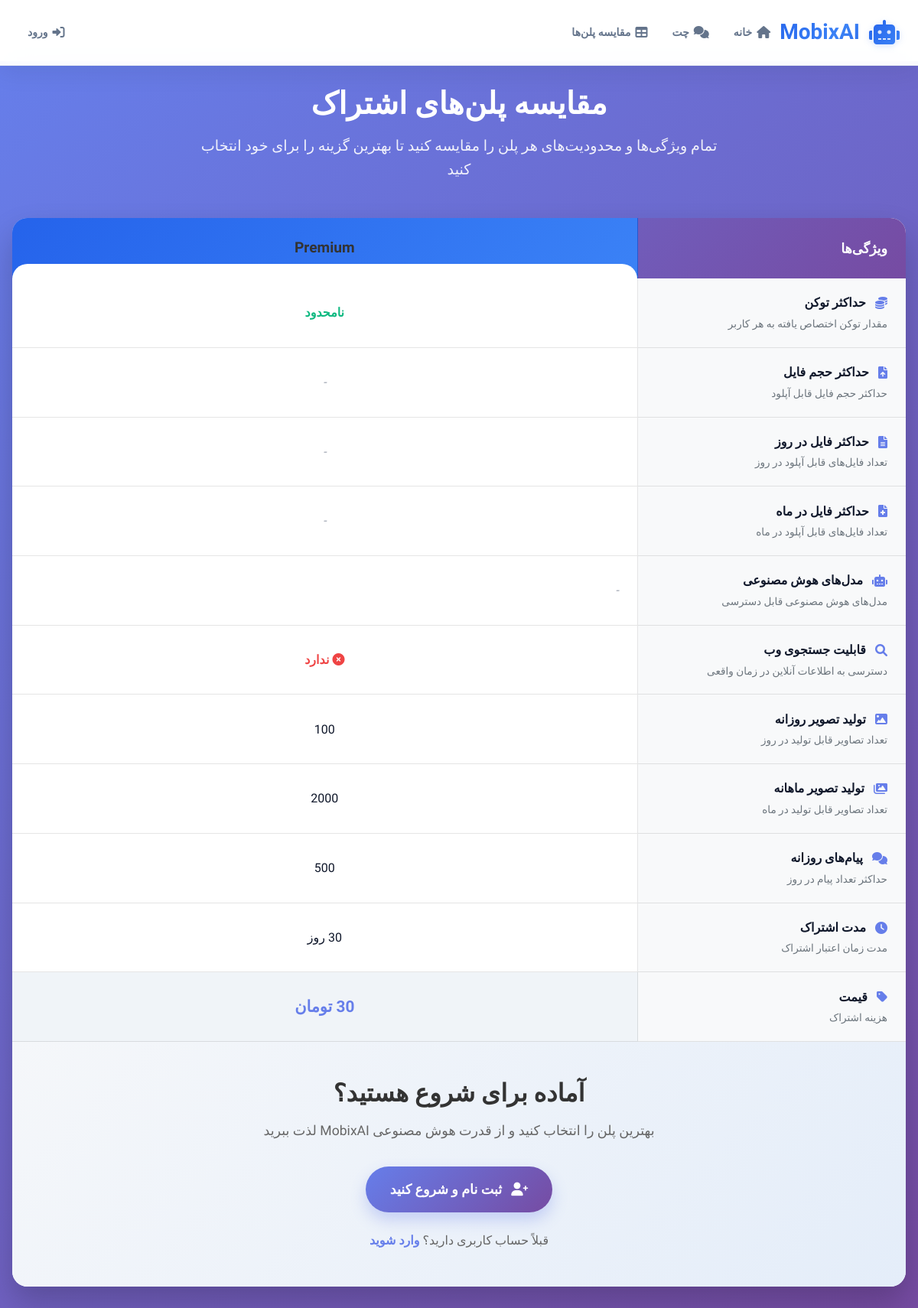
The app's page /subscriptions/comparison/, older data.
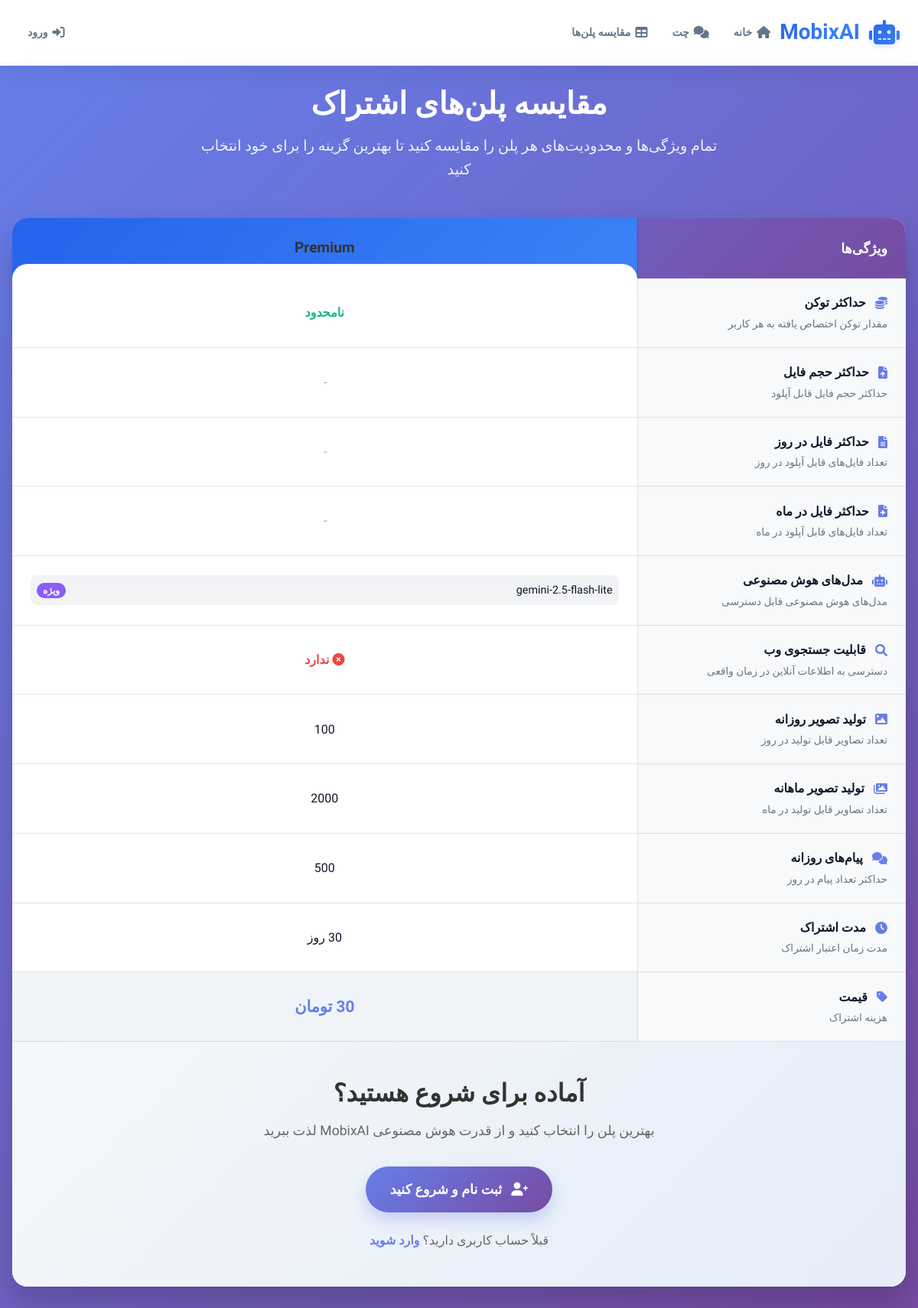
The same page, newer data.
### subscriptions/models.py (models this page shows, shortened)
class SubscriptionType(models.Model):
    name = models.CharField(max_length=50, unique=True)
    description = models.TextField(blank=True)
    price = models.DecimalField(max_digits=10, decimal_places=2, default=0)
    duration_days = models.IntegerField(default=30, help_text="Subscription duration in days")
    sku = models.CharField(max_length=50, unique=True, help_text="Stock Keeping Unit for the subscription")
    max_tokens = models.IntegerField(default=0, help_text="Maximum tokens allowed for this subscription (0 for unlimited)")
    max_tokens_free = models.IntegerField(default=0, help_text="Maximum free tokens allowed for this subscription (0 for unlimited)")
    max_openrouter_cost_usd = models.DecimalField(
        max_digits=10,
        decimal_places=2,
        default=0,
        help_text="Maximum OpenRouter API cost in USD allowed for this subscription (0 for unlimited)"
    )
    hourly_max_messages = models.IntegerField(default=0, help_text="Maximum messages per hour (0 for unlimited)")
    hourly_max_tokens = models.IntegerField(default=0, help_text="Maximum tokens per hour (0 for unlimited)")
    three_hours_max_messages = models.IntegerField(default=0, help_text="Maximum messages per 3 hours (0 for unlimited)")
    three_hours_max_tokens = models.IntegerField(default=0, help_text="Maximum tokens per 3 hours (0 for unlimited)")
    twelve_hours_max_messages = models.IntegerField(default=0, help_text="Maximum messages per 12 hours (0 for unlimited)")
    twelve_hours_max_tokens = models.IntegerField(default=0, help_text="Maximum tokens per 12 hours (0 for unlimited)")
    daily_max_messages = models.IntegerField(default=0, help_text="Maximum messages per day (0 for unlimited)")
    daily_max_tokens = models.IntegerField(default=0, help_text="Maximum tokens per day (0 for unlimited)")
    weekly_max_messages = models.IntegerField(default=0, help_text="Maximum messages per week (0 for unlimited)")
    weekly_max_tokens = models.IntegerField(default=0, help_text="Maximum tokens per week (0 for unlimited)")
    monthly_max_messages = models.IntegerField(default=0, help_text="Maximum messages per month (0 for unlimited)")
    monthly_max_tokens = models.IntegerField(default=0, help_text="Maximum tokens per month (0 for unlimited)")
    monthly_free_model_messages = models.IntegerField(default=0, help_text="Maximum free model messages per month (0 for unlimited)")
    monthly_free_model_tokens = models.IntegerField(default=0, help_text="Maximum free model tokens per month (0 for unlimited)")
    daily_image_generation_limit = models.IntegerField(default=10, help_text="Maximum images that can be generated per day (0 for unlimited)")
    weekly_image_generation_limit = models.IntegerField(default=50, help_text="Maximum images that can be generated per week (0 for unlimited)")
    monthly_image_generation_limit = models.IntegerField(default=200, help_text="Maximum images that can be generated per month (0 for unlimited)")
    is_active = models.BooleanField(default=True)
    created_at = models.DateTimeField(default=timezone.now)
    class Meta:
        db_table = 'subscription_types'

### ai_models/models.py (models this page shows, shortened)
class ModelSubscription(models.Model):
    ai_model = models.ForeignKey(AIModel, on_delete=models.CASCADE, related_name='subscriptions')
    subscription_types = models.ManyToManyField('subscriptions.SubscriptionType', related_name='ai_models')
    class Meta:
        db_table = 'model_subscriptions'

class AIModel(models.Model):
    MODEL_TYPES = [
        ('text', 'Text Generation'),
        ('image', 'Image Generation'),
    ]
    name = models.CharField(max_length=100)
    model_id = models.CharField(max_length=100, unique=True)  # OpenRouter model ID
    description = models.TextField(blank=True)
    model_type = models.CharField(max_length=10, choices=MODEL_TYPES, default='text')
    is_active = models.BooleanField(default=True)
    is_free = models.BooleanField(default=False)  # Available for all registered users
    token_cost_multiplier = models.DecimalField(
        max_digits=5,
        decimal_places=2,
        default=1.00,
        help_text="Cost multiplier for this model. Example: 2.0 means double the cost."
    )
    image = models.ImageField(
        upload_to='model_images/',
        blank=True,
        null=True,
        help_text="Image for this AI model"
    )
    created_at = models.DateTimeField(default=timezone.now)
    updated_at = models.DateTimeField(auto_now=True)
    class Meta:
        db_table = 'ai_models'

### subscriptions/views.py (the view)
# urls.py: path('comparison/', views.public_subscription_comparison, name='public_subscription_comparison'),
def public_subscription_comparison(request):
    SubscriptionType = apps.get_model('subscriptions', 'SubscriptionType')
    subscriptions = SubscriptionType.objects.filter(is_active=True).exclude(price=0).prefetch_related(
        'file_upload_settings',
        'ai_models__ai_model',
        'websearchsettings_set'
    )
    context = {
        'subscriptions': subscriptions,
    }
    return render(request, 'subscriptions/public_comparison.html', context)

### templates/subscriptions/public_comparison.html (shortened to what the changed rows need)
{% extends 'base.html' %}
{% load static %}
{% block content %}
<div class="comparison-page">
    <div class="comparison-container">
        <div class="comparison-header">
            <h1 class="comparison-title">مقایسه پلن‌های اشتراک</h1>
        </div>
        <div class="comparison-section">
            <div class="comparison-table-container">
                <table class="comparison-table">
                    <thead>
                        <tr>
                            <th class="feature-header">ویژگی‌ها</th>
                            {% for subscription in subscriptions %}
                            <th class="plan-header">{{ subscription.name }}</th>
                            {% endfor %}
                        </tr>
                    </thead>
                    <tbody>
                        <tr>
                            {% for subscription in subscriptions %}
                            <td class="feature-value">
                                {% if subscription.max_tokens > 0 %}
                                    {{ subscription.max_tokens|floatformat:0 }}
                                {% else %}
                                    <span class="unlimited">نامحدود</span>
                                {% endif %}
                            </td>
                            {% endfor %}
                        </tr>
                        <tr>
                            {% for subscription in subscriptions %}
                            <td class="feature-value">
                                {% if subscription.file_upload_settings %}
                                    {% if subscription.file_upload_settings.max_file_size > 0 %}
                                        {{ subscription.file_upload_settings.max_file_size|filesizeformat }}
                                    {% else %}
                                        <span class="unlimited">نامحدود</span>
                                    {% endif %}
                                {% else %}
                                    <span class="na">-</span>
                                {% endif %}
                            </td>
                            {% endfor %}
                        </tr>
                        <tr>
                            {% for subscription in subscriptions %}
                            <td class="feature-value">
                                {% if subscription.file_upload_settings %}
                                    {% if subscription.file_upload_settings.daily_file_limit > 0 %}
                                        {{ subscription.file_upload_settings.daily_file_limit }}
                                    {% else %}
                                        <span class="unlimited">نامحدود</span>
                                    {% endif %}
                                {% else %}
                                    <span class="na">-</span>
                                {% endif %}
                            </td>
                            {% endfor %}
                        </tr>
                        <tr>
                            {% for subscription in subscriptions %}
                            <td class="feature-value">
                                {% if subscription.file_upload_settings %}
                                    {% if subscription.file_upload_settings.monthly_file_limit > 0 %}
                                        {{ subscription.file_upload_settings.monthly_file_limit }}
                                    {% else %}
                                        <span class="unlimited">نامحدود</span>
                                    {% endif %}
                                {% else %}
                                    <span class="na">-</span>
                                {% endif %}
                            </td>
                            {% endfor %}
                        </tr>
                        <tr>
                            {% for subscription in subscriptions %}
                            <td class="feature-value model-list">
                                {% if subscription.ai_models.all %}
                                    {% for model_subscription in subscription.ai_models.all %}
                                        <div class="model-item">
                                            <span class="model-name">{{ model_subscription.ai_model.name }}</span>
                                            {% if model_subscription.ai_model.is_free %}
                                                <span class="badge free">رایگان</span>
                                            {% else %}
                                                <span class="badge premium">ویژه</span>
                                            {% endif %}
                                        </div>
                                    {% endfor %}
                                {% else %}
                                    <span class="na">-</span>
                                {% endif %}
                            </td>
                            {% endfor %}
                        </tr>
                        <tr>
                            {% for subscription in subscriptions %}
                            <td class="feature-value">
                                {% if subscription.websearchsettings_set.all %}
                                    <span class="available">
                                        <i class="fas fa-check-circle"></i>
                                        دارد
                                    </span>
                                {% else %}
                                    <span class="unavailable">
                                        <i class="fas fa-times-circle"></i>
                                        ندارد
                                    </span>
                                {% endif %}
                            </td>
                            {% endfor %}
                        </tr>
                        <tr>
                            <td class="feature-name">
                                <div class="feature-info">
                                </div>
                                <div class="feature-description">تعداد تصاویر قابل تولید در روز</div>
                            </td>
                            {% for subscription in subscriptions %}
                            <td class="feature-value">
                                {% if subscription.daily_image_generation_limit > 0 %}
                                    {{ subscription.daily_image_generation_limit }}
                                {% else %}
                                    <span class="unlimited">نامحدود</span>
                                {% endif %}
                            </td>
                            {% endfor %}
                        </tr>
                        <tr>
                            <td class="feature-name">
                                <div class="feature-info">
                                </div>
                                <div class="feature-description">تعداد تصاویر قابل تولید در ماه</div>
                            </td>
                            {% for subscription in subscriptions %}
                            <td class="feature-value">
                                {% if subscription.monthly_image_generation_limit > 0 %}
                                    {{ subscription.monthly_image_generation_limit }}
                                {% else %}
                                    <span class="unlimited">نامحدود</span>
                                {% endif %}
                            </td>
                            {% endfor %}
                        </tr>
                        <tr>
                            <td class="feature-name">
                                <div class="feature-info">
                                </div>
                                <div class="feature-description">حداکثر تعداد پیام در روز</div>
                            </td>
                            {% for subscription in subscriptions %}
                            <td class="feature-value">
                                {% if subscription.daily_max_messages > 0 %}
                                    {{ subscription.daily_max_messages }}
                                {% else %}
                                    <span class="unlimited">نامحدود</span>
                                {% endif %}
                            </td>
                            {% endfor %}
                        </tr>
                        <tr>
                            <td class="feature-name">
                                <div class="feature-info">
                                </div>
                                <div class="feature-description">مدت زمان اعتبار اشتراک</div>
                            </td>
                            {% for subscription in subscriptions %}
                            <td class="feature-value">
                                {{ subscription.duration_days }} روز
                            </td>
                            {% endfor %}
                        </tr>
                        <tr class="price-row">
                            <td class="feature-name">
                                <div class="feature-info">
                                </div>
                                <div class="feature-description">هزینه اشتراک</div>
                            </td>
                            {% for subscription in subscriptions %}
                            <td class="feature-value price">
                                {{ subscription.price|floatformat:0 }} تومان
                            </td>
                            {% endfor %}
                        </tr>
                    </tbody>
                </table>
            </div>
        </div>
    </div>
</div>
{% endblock %}

Row changes from the older to the newer data that the page shows:
shown differently, row unchanged: SubscriptionType "Premium": no longer shows "-"
added ModelSubscription: ai_model.name "gemini-2.5-flash-lite", shows "ویژه"
